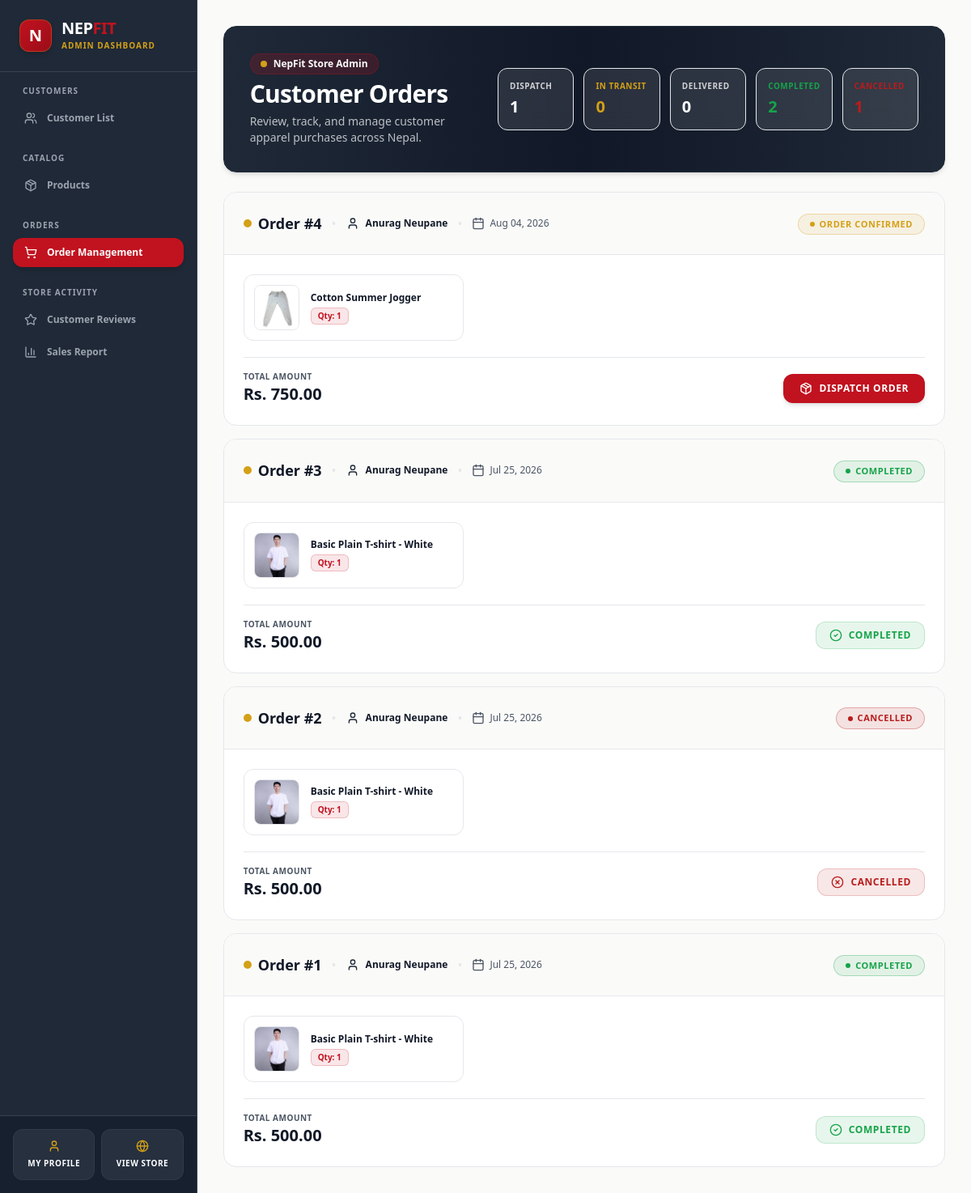
The page /dashboard/admin/?section=order-fulfillment (signed in) on the database as committed earlier.
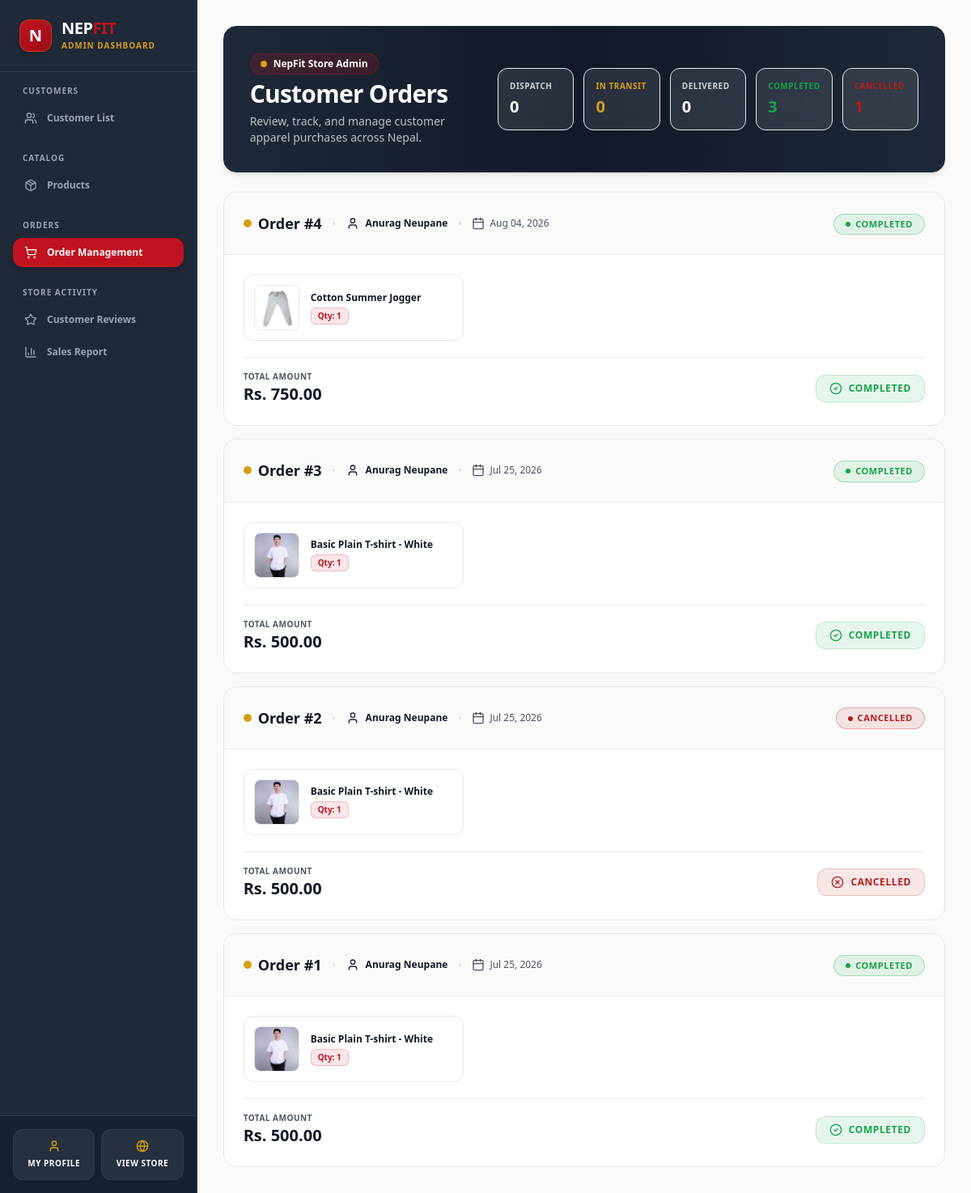
The same page on the database as committed later.
### nf_app/models.py (models this page shows, shortened)
class Order(models.Model):
    class Status(models.TextChoices):
        CONFIRMED = 'confirmed', 'Order Confirmed'
        SHIPPING = 'shipping', 'In Transit'
        DELIVERED = 'delivered', 'Delivered'
        COMPLETED = 'completed', 'Completed'
        CANCELLED = 'cancelled', 'Cancelled'
    class PaymentMethod(models.TextChoices):
        ESEWA = 'esewa', 'eSewa'
        COD = 'cod', 'Cash on Delivery'
    customer = models.ForeignKey(User, on_delete=models.CASCADE, related_name='orders')
    total_amount = models.DecimalField(max_digits=12, decimal_places=2)
    status = models.CharField(max_length=20, choices=Status.choices, default=Status.CONFIRMED)
    transaction_id = models.CharField(max_length=100, blank=True, null=True, help_text="Payment provider tracking reference ID")
    shipping_address = models.TextField()
    payment_method = models.CharField(max_length=20, choices=PaymentMethod.choices, default=PaymentMethod.ESEWA)
    created_at = models.DateTimeField(auto_now_add=True)

class User(AbstractUser):
    phone = models.CharField(max_length=20, blank=True)
    address = models.TextField(blank=True)
    profile_picture = models.ImageField(upload_to='images/user/', blank=True, null=True)

### nf_app/views/dashboard.py (the view)
# urls.py: path('dashboard/admin/', admin_dashboard_view, name='admin_dashboard'),
@login_required
def admin_dashboard_view(request):
    if not request.user.is_staff:
        messages.error(request, "You are not authorized to access the admin dashboard.")
        return redirect('home')
    section = request.GET.get('section', 'customer-management')
    context = {
        'section': section,
        'awaiting_dispatch_count': Order.objects.filter(status=Order.Status.CONFIRMED).count(),
        'awaiting_delivery_count': Order.objects.filter(status=Order.Status.SHIPPING).count(),
        'delivered_count': Order.objects.filter(status=Order.Status.DELIVERED).count(),
        'completed_count': Order.objects.filter(status=Order.Status.COMPLETED).count(),
        'cancelled_count': Order.objects.filter(status=Order.Status.CANCELLED).count(),
        'total_gross_revenue': Order.objects.filter(status=Order.Status.COMPLETED).aggregate(total=models.Sum('total_amount'))['total'] or 0,
    }
    if section == 'customer-management':
        context['customers'] = User.objects.filter(is_staff=False).order_by('-date_joined')
    elif section == 'product-management':
        context['products'] = Product.objects.all().order_by('-created_at')
    elif section == 'order-fulfillment':
        context['orders'] = Order.objects.all().order_by('-created_at')
    elif section == 'product-reviews':
        context['reviews'] = Review.objects.all().order_by('-created_at')
    elif section == 'revenue-logs':
        context['revenue_logs'] = Order.objects.filter(status=Order.Status.COMPLETED).order_by('-created_at')
    return render(request, 'dashboard/admin_dashboard.html', context)

### nf_app/templates/dashboard/admin_dashboard.html (shortened to what the changed rows need)
<!DOCTYPE html>
<html lang="en">
<head>
    {% load static %}
    <link href="{% static 'css/styles.css' %}" rel="stylesheet" />
</head>
<body class="bg-[#FAFAF9] flex min-h-screen text-[#111827] font-sans antialiased selection:bg-[#C1121F] selection:text-white">
    <div class="flex-grow flex flex-col min-w-0 h-screen overflow-hidden">
        <main class="flex-grow overflow-y-auto bg-[#FAFAF9] p-4 sm:p-6 lg:p-8">
            <div class="max-w-7xl mx-auto">
                {% if section == 'customer-management' or not section %}
                    {% include 'dashboard/admin/_customer_management.html' %}
                {% elif section == 'product-management' %}
                    {% include 'dashboard/admin/_product_management.html' %}
                {% elif section == 'order-fulfillment' %}
                    {% include 'dashboard/admin/_order_fulfillment.html' %}
                {% elif section == 'product-reviews' %}
                    {% include 'dashboard/admin/_product_reviews.html' %}
                {% elif section == 'revenue-logs' %}
                    {% include 'dashboard/admin/_revenue_logs.html' %}
                {% endif %}
            </div>
        </main>
    </div>
</body>
</html>

### nf_app/templates/dashboard/admin/_order_fulfillment.html (shortened to what the changed rows need)
<div class="space-y-6">
    <div class="bg-gradient-to-r from-[#1F2937] via-[#111827] to-[#1F2937] p-6 sm:p-8 rounded-2xl text-[#FFFFFF] shadow-md border border-[#1F2937] relative overflow-hidden flex flex-col lg:flex-row lg:items-center justify-between gap-6">
        <div class="space-y-1.5 relative z-10">
            <h1 class="text-2xl sm:text-3xl font-extrabold text-[#FFFFFF] tracking-tight">Customer Orders</h1>
        </div>
        <div class="grid grid-cols-2 sm:grid-cols-5 gap-3 w-full lg:w-auto shrink-0 relative z-10">
            <div class="bg-[#FFFFFF]/10 border border-[#FFFFFF]/15 backdrop-blur-md rounded-xl p-3.5 flex flex-col justify-between">
                <span class="text-[10px] font-bold uppercase tracking-wider text-[#FAFAF9]/80">Dispatch</span>
                <span class="text-xl font-extrabold text-[#FFFFFF] mt-1">{{ awaiting_dispatch_count }}</span>
            </div>
            <div class="bg-[#FFFFFF]/10 border border-[#FFFFFF]/15 backdrop-blur-md rounded-xl p-3.5 flex flex-col justify-between">
                <span class="text-[10px] font-bold uppercase tracking-wider text-[#16A34A]">Completed</span>
                <span class="text-xl font-extrabold text-[#16A34A] mt-1">{{ completed_count }}</span>
            </div>
        </div>
    </div>
    <div class="space-y-4">
        {% for order in orders %}
            <div class="bg-[#FFFFFF] border border-[#E5E7EB] rounded-2xl overflow-hidden shadow-2xs hover:shadow-md transition-all duration-200">
                <div class="p-5 sm:p-6 bg-[#FAFAF9] border-b border-[#E5E7EB] flex flex-col sm:flex-row sm:items-center justify-between gap-4">
                    <div class="flex flex-wrap items-center gap-3">
                        <div class="flex items-center gap-2">
                            <span class="w-2.5 h-2.5 rounded-full bg-[#D4A017]"></span>
                            <span class="font-black text-base sm:text-lg text-[#111827]">Order #{{ order.id }}</span>
                        </div>
                        <span class="text-[#E5E7EB] hidden sm:inline">•</span>
                        <div class="flex items-center gap-2 text-xs text-[#4B5563]">
                            <i data-lucide="user" class="w-4 h-4 text-[#1F2937]"></i>
                            <span class="font-bold text-[#111827]">{{ order.customer.get_full_name }}</span>
                        </div>
                        <span class="text-[#E5E7EB] hidden sm:inline">•</span>
                        <div class="flex items-center gap-1.5 text-xs text-[#4B5563]">
                            <i data-lucide="calendar" class="w-4 h-4 text-[#4B5563]"></i>
                            <span>{{ order.created_at|date:"M d, Y" }}</span>
                        </div>
                    </div>
                    <div>
                        <span class="inline-flex items-center gap-1.5 px-3.5 py-1 rounded-full text-[11px] font-extrabold uppercase tracking-wider border
                            {% if order.status == 'confirmed' %} bg-[#D4A017]/10 text-[#D4A017] border-[#D4A017]/30
                            {% elif order.status == 'shipping' %} bg-[#1F2937]/10 text-[#1F2937] border-[#1F2937]/30
                            {% elif order.status == 'delivered' %} bg-[#1F2937]/5 text-[#1F2937] border-[#E5E7EB]
                            {% elif order.status == 'cancelled' %} bg-[#B91C1C]/10 text-[#B91C1C] border-[#B91C1C]/30
                            {% else %} bg-[#16A34A]/10 text-[#16A34A] border-[#16A34A]/30 {% endif %}">
                            <span class="w-1.5 h-1.5 rounded-full
                                {% if order.status == 'confirmed' %} bg-[#D4A017]
                                {% elif order.status == 'shipping' %} bg-[#1F2937]
                                {% elif order.status == 'delivered' %} bg-[#1F2937]
                                {% elif order.status == 'cancelled' %} bg-[#B91C1C]
                                {% else %} bg-[#16A34A] {% endif %}"></span>
                            {{ order.get_status_display }}
                        </span>
                    </div>
                </div>
                <div class="p-5 sm:p-6 space-y-5">
                    <div class="grid grid-cols-1 sm:grid-cols-2 lg:grid-cols-3 gap-3">
                        {% for item in order.items.all %}
                            <div class="flex items-center gap-3.5 bg-[#FFFFFF] border border-[#E5E7EB] p-3 rounded-xl hover:border-[#D4A017]/60 transition-colors">
                                <div class="w-14 h-14 bg-[#FAFAF9] border border-[#E5E7EB] rounded-lg overflow-hidden flex items-center justify-center shrink-0">
                                    {% if item.product.product_image %}
                                        <img src="{{ item.product.product_image.url }}" alt="{{ item.product.name }}" class="w-full h-full object-cover">
                                    {% else %}
                                        <i data-lucide="shirt" class="w-6 h-6 text-[#4B5563]"></i>
                                    {% endif %}
                                </div>
                                <div class="min-w-0 flex-1">
                                    <p class="text-xs font-bold text-[#111827] truncate">{{ item.product.name }}</p>
                                    <div class="mt-1 flex items-center gap-2">
                                        <span class="inline-block text-[10px] font-extrabold text-[#C1121F] bg-[#C1121F]/10 border border-[#C1121F]/20 px-2 py-0.5 rounded-md">
                                            Qty: {{ item.quantity }}
                                        </span>
                                    </div>
                                </div>
                            </div>
                        {% endfor %}
                    </div>
                    <div class="flex flex-col sm:flex-row items-start sm:items-center justify-between gap-4 pt-4 border-t border-[#E5E7EB]">
                        <div>
                            <span class="text-[10px] uppercase font-bold text-[#4B5563] tracking-wider block">Total Amount</span>
                            <span class="text-xl font-black text-[#111827]">Rs. {{ order.total_amount }}</span>
                        </div>
                        <div class="w-full sm:w-auto flex justify-end">
                            {% if order.status == 'confirmed' %}
                            <a href="/order/dispatch/{{ order.id }}" class="w-full sm:w-auto inline-flex items-center justify-center gap-2 bg-[#C1121F] hover:bg-[#9B0D18] text-[#FFFFFF] font-bold px-5 py-2.5 rounded-xl transition-all text-xs uppercase tracking-wider shadow-md hover:shadow-lg active:scale-95">
                                <i data-lucide="package" class="w-4 h-4"></i>
                                <span>Dispatch Order</span>
                            </a>
                            {% elif order.status == 'delivered' %}
                            <div class="inline-flex items-center gap-2 bg-[#FAFAF9] border border-[#E5E7EB] text-[#4B5563] font-bold px-4 py-2 rounded-xl text-xs uppercase tracking-wider select-none">
                                <i data-lucide="clock" class="w-4 h-4 text-[#D4A017]"></i>
                                <span>Awaiting Confirmation</span>
                            </div>
                            {% elif order.status == 'cancelled' %}
                            <div class="inline-flex items-center gap-2 bg-[#B91C1C]/10 border border-[#B91C1C]/20 text-[#B91C1C] font-bold px-4 py-2 rounded-xl text-xs uppercase tracking-wider select-none">
                                <i data-lucide="x-circle" class="w-4 h-4"></i>
                                <span>Cancelled</span>
                            </div>
                            {% else %}
                            <div class="inline-flex items-center gap-2 bg-[#16A34A]/10 border border-[#16A34A]/20 text-[#16A34A] font-bold px-4 py-2 rounded-xl text-xs uppercase tracking-wider select-none">
                                <i data-lucide="check-circle-2" class="w-4 h-4"></i>
                                <span>Completed</span>
                            </div>
                            {% endif %}
                        </div>
                    </div>
                </div>
            </div>
        {% endfor %}
    </div>
</div>

Rows that differ between the two databases and show on the page:
changed Order "Aug 04, 2026": status "ORDER CONFIRMED" → "COMPLETED"; status "DISPATCH ORDER" → "COMPLETED"
Other text that changed with them:
{{ awaiting_dispatch_count }}: "1" → "0"
{{ completed_count }}: "2" → "3"
